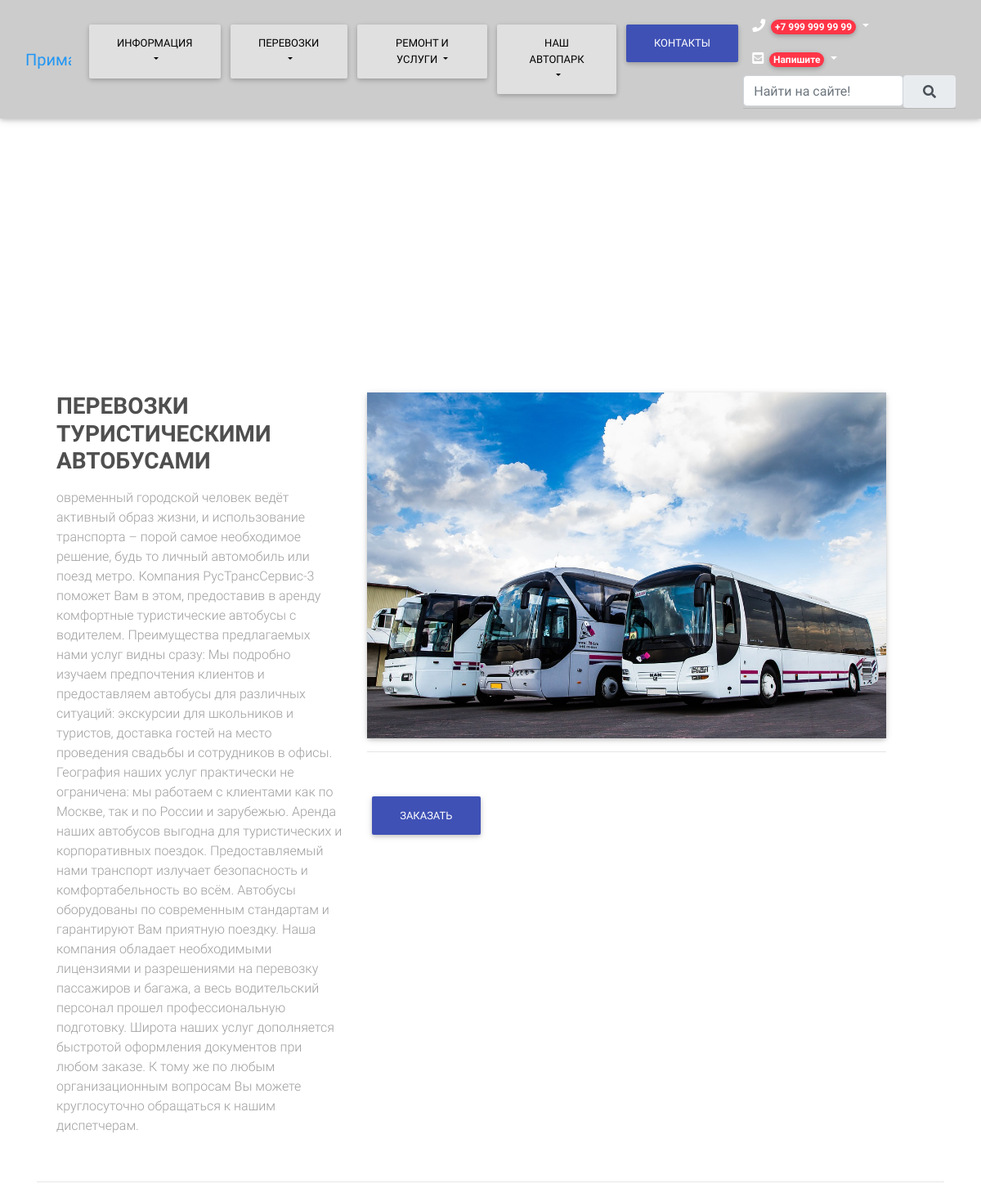
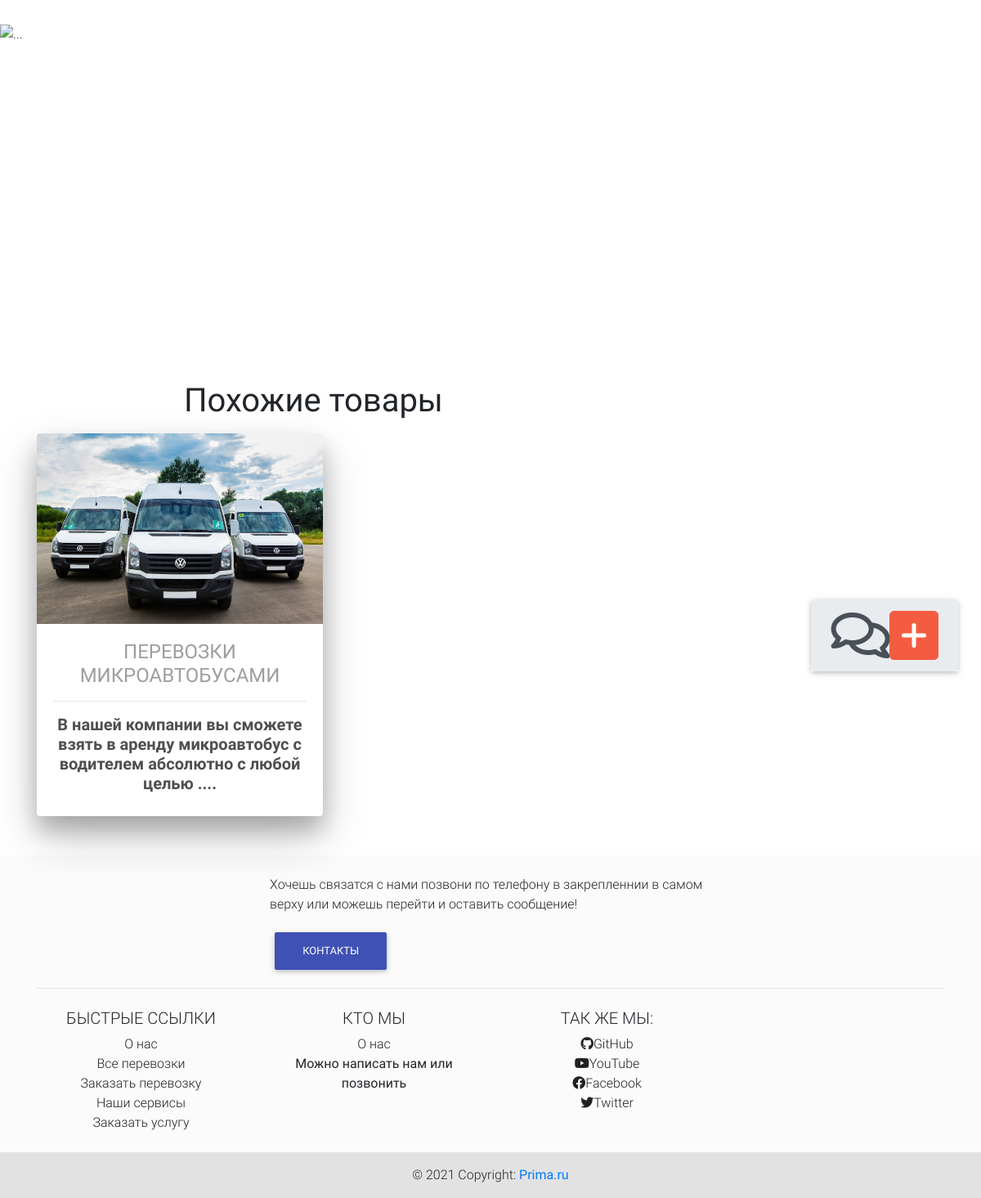
Page /transport/trans1 on the committed database (2 pictures, top to bottom).
### core/models.py (models this page shows, shortened)
class Transportation(models.Model):
    title = models.CharField("Название", max_length=100)
    descriptions = models.TextField("Описание")
    poster = models.ImageField("Картинка", upload_to="transports/")
    prelog = models.TextField("Описание c многоточием в оглавлении")
    url = models.SlugField(max_length=160, unique=True)
    price = models.PositiveIntegerField('Цена', default=0, help_text='Указываем сумму.')
    def get_absolute_url(self):
        return reverse("transport_detail", kwargs={"slug": self.url})
    class Meta:
        verbose_name = "Перевозка"
        verbose_name_plural = "Перевозки"

### core/views.py (the view)
# urls.py: path("transport/<slug:slug>", views.TransportationDetailView.as_view(), name='transport_detail'),
class TransportationDetailView(ServiceCategory, DetailView):
    model = Transportation
    slug_field = "url"
    template_name = "pages/transport_detail.html"

### templates/pages/transport_detail.html (shortened to what this page needs)
{% extends 'base.html' %}
{% load static %}
{% block content %}
<body>
  <div id="carousel-example-1z"
       class="carousel slide carousel-fade"
       data-ride="carousel"
       style="height: 60%;"
  >
  <ol class="carousel-indicators text-center">
    <li data-target="#video-carousel-example text-center" data-slide-to="0" class="active"></li>
    <li data-target="#video-carousel-example" data-slide-to="1"></li>
    <li data-target="#video-carousel-example" data-slide-to="2"></li>
  </ol>
  <div class="carousel-inner" role="listbox">
    <div class="carousel-item active">
      <video class="video-fluid w-100 p-3" autoplay loop muted>
        <source src="https://mdbootstrap.com/img/video/Tropical.mp4" type="video/mp4" />
      </video>
    </div>
  </div>
  <a class="carousel-control-prev" href="#video-carousel-example" role="button" data-slide="prev">
    <span class="carousel-control-prev-icon" aria-hidden="true"></span>
  </a>
  <a class="carousel-control-next" href="#video-carousel-example" role="button" data-slide="next">
    <span class="carousel-control-next-icon " aria-hidden="true"></span>
  </a>
</div>
  <main>
        <div class="container">
        <div class="row wow fadeIn">
          <div class="col-lg-5 col-xl-4 ml-xl-4 mb-4">
            <h3 class="mb-3 font-weight-bold dark-grey-text">
              <strong>{{ object.title }}</strong>
            </h3>
            <p class="grey-text">{{ object.descriptions }}</p>
          </div>
          <div class="col-lg-7 col-xl-7 mb-4">
            <div class=" overlay rounded z-depth-1">
             <img href="{{ object.get_absolute_url }}" src="/media/{{ object.poster }}" style="width: 100%;">
            </div>
                  <hr class="mb-5">
                        <a type="button" class="btn btn-indigo waves-effect waves-light" href="/transport/communication" role="button">Заказать</a>
          </div>
        </div>
        <hr class="mb-5">
    </div>
<div
  id="carouselBasicExample"
  class="carousel slide carousel-fade"
  data-mdb-ride="carousel" style="height: 400px;"
>
  <ol class="carousel-indicators">
    <li data-mdb-target="#carouselBasicExample" data-mdb-slide-to="0" class="active"></li>
  </ol>
  <div class="carousel-inner">
    <div class="carousel-item active">
      <img
        src="https://mdbootstrap.com/img/Photos/Slides/img%20(15).jpg"
        class="d-block w-100"
        alt="..."
      />
      <div class="carousel-caption d-none d-md-block">
        <h1><p><strong>Мы всегда готовы помочь вам с транспортом</strong></p></h1>
      </div>
    </div>
  </div>
</div>
    <div class="container-fluid">
      <div class="d-flex align-items-end " style="height: 100px;">
  <div class="col-10 ">
    <h1><p><strong>Похожие товары</strong></p></h1>
  </div>
</div>
        <div class="container">
        <div class="row wow fadeIn">
          {% for transPut in view.get_transPut %}
              {% if object == transPut %}
          {% else %}
          <div class="col-lg-4 col-md-6 mb-4">
            <div class="view card z-depth-4 zoom">
              <div class="view overlay">
                <img href="{{ transPut.get_absolute_url }}" src="/media/{{ transPut.poster }}" class="card-img-top"
                  alt="">
              </div>
              <div class="card-body text-center">
                <a  href="{{ transPut.get_absolute_url }}"  class="grey-text">
                  <h4>{{ transPut.title }}</h4>
                </a>
                   <hr>
                <h5>
                  <strong>
                    <a href="{{ transPut.get_absolute_url }}" class="dark-grey-text">{{ transPut.prelog }}
                    </a>
                  </strong>
                </h5>
              </div>
            </div>
          </div>
      {% endif %}
    {% endfor %}
        </div>
        </div>
    </div>
 </main>
</body>
{% endblock content %}

### templates/base.html (shortened to what this page needs)
{% include 'include/header.html' %}
{% include 'include/navbar.html' %}
</head>
<body>
{% block content  %}
{% endblock content %}
{% include 'include/footor.html' %}
{% include 'include/scripts.html' %}

### templates/include/header.html (shortened to what this page needs)
<!DOCTYPE html>
<head>
  {% load static %}
    <link rel="stylesheet" href="https://use.fontawesome.com/releases/v5.11.2/css/all.css">
  <link href="{% static 'css/bootstrap2.css' %}" rel="stylesheet">
  <link href="{% static 'css/mdb2.css' %}" rel="stylesheet">
  <link href="{% static 'css/style5.css' %}" rel="stylesheet">
  <link href="{% static 'css/style.from_nav1.css' %}" rel="stylesheet">

### templates/include/navbar.html (shortened to what this page needs)
{% load static %}
{% load clothes_tag %}
  <nav class="navbar fixed-top navbar-expand-lg navbar-dark scrolling-navbar">
    <div class="container-fluid">
      <a class="navbar-brand waves-effect" href="/">
        <strong class="blue-text">Прима</strong>
      </a>
      <div class="collapse navbar-collapse" id="navbarSupportedContent">
        <ul class="navbar-nav mr-auto">
            <li>
                    <div class="dropdown">
                                    <button class="btn btn-light dropdown-toggle" type="button" data-toggle="dropdown">
                                        Информация
                                    </button>
                    </div>
            </li>
            <li>
                    <div class="dropdown">
                                    <button class="btn btn-light dropdown-toggle" type="button" data-toggle="dropdown">
                                        Перевозки
                                    </button>
                    </div>
            </li>
            <li class="nav-item active">
                                  <div class="dropdown">
                                    <button class="btn btn-light dropdown-toggle" type="button" data-toggle="dropdown">
                                        Ремонт и услуги
                                    </button>
                    </div>
            </li>
            <li>
            <div class="dropdown">
                            <button class="btn btn-light dropdown-toggle" type="button" data-toggle="dropdown">
                                Наш автопарк
                            </button>
            </div>
            </li>
            <li class="nav-item active">
              <a type="button" class="btn btn-indigo" href="/transport/communication" role="button">Контакты</a>
          </li>
        </ul>
          <ul id="dpl-navbar-new-right-buttons" class="navbar-nav ms-auto d-flex flex-row">
          <li class="nav-item me-3 me-lg-0 dropdown">
            <a class="nav-link dropdown-toggle hidden-arrow" role="button" alt="Notifications" data-mdb-toggle="dropdown" aria-haspopup="true" aria-expanded="true">
              <i class="fas fa-phone" alt="Notifications"></i>
              <span  class="badge rounded-pill badge-notification bg-danger" alt="Notifications" style="">+7 999 999 99 99</span>
            </a>
            <a  href="mailto:example@example.ru" class="nav-link dropdown-toggle hidden-arrow" role="button" alt="Notifications" data-mdb-toggle="dropdown" aria-haspopup="true" aria-expanded="true">
              <i class="fas fa-envelope-square"></i>
              <span  class="badge rounded-pill badge-notification bg-danger" alt="Notifications" style="">Напишите</span>
            </a>
            <div id="mdb-5-search-container">
                <form action="{% url 'search' %}"
                      class="d-none d-md-flex input-group w-auto my-auto"
                      method="get"
                >
                  <input id="mdb-5-search-input"
                         autocomplete="off"
                         name="q"
                         type="search" class="form-control rounded"
                         placeholder="Найти на сайте!">
                    <span class="input-group-text border-0">
                    <span class="input-group-text border-0">
          <i class="fas fa-search" id="mdb-5-search-icon"></i>
                    </span></span>
                </form>
                <div id="mdb-5-search-dropdown" class="rounded shadow-5">
                  <hr class="my-0">
                </div>
              </div>
            </ul>
        </div>
  </div>
  </nav>

### templates/include/footor.html (shortened to what this page needs)
<div class="z-depth-1" style="position: fixed;z-index:4;right: 0;top: 75%;
margin-right:2.3%;">
<span class="input-group-text border-0">
<span class="input-group-text border-0">
<i class="far fa-comments fa-4x"></i>
     <div class="cube">
    <div class="plus">
      <div class="plus-vertical"></div>
    </div>
    <div class="quadrant">
      <div class="quadrant__item">
    <a href="https://t.me/WixTaxi">
                   <div class="quadrant__item__content">
        </div></a>
      </div>
      <div class="quadrant__item">
        <a href="https://wa.me/79856491987">
                       <div class="quadrant__item__content">
        </div></a>
      </div>
      <div class="quadrant__item">
           <a href="/transport/communication">
        <div class="quadrant__item__content">
        </div></a>
      </div>
      <div class="quadrant__item">
          <a href="tel:+79856491987">
        <div class="quadrant__item__content">
        </div>
              </a>
      </div>
    </div>
  </div>
    </div>
<footer id="mdb-footer" class="mt-4" style="background-color: #fbfbfb;">
    <div class="container py-4">
        <div class="row d-flex justify-content-center">
            <div class="col-xl-6">
                <p>Хочешь связатся с нами позвони по телефону в закрепленнии в самом верху или можешь перейти и оставить сообщение!</p>
                <div id="mc_embed_signup">
                    <form action="https://mdbootstrap.us16.list-manage.com/subscribe/post?u=461480655ccce528d909d3f42&amp;id=cfeac578b2" method="post" id="mc-embedded-subscribe-form" name="mc-embedded-subscribe-form" class="validate" novalidate="novalidate" target="_blank">
                        <div id="mc_embed_signup_scroll" class="row">
                            <div class="col-auto">
                                <a type="button" class="btn btn-indigo" href="/transport/communication" role="button">Контакты</a>
                            </div>
                        </div>
                    </form>
                </div>
            </div>
        </div>
          <hr class="mb-4">
          <div class="row text-center text-md-start">
            <div class="col-lg-3 col-md-6 mb-4 mb-md-0">
              <h5 class="text-uppercase">Быстрые ссылки</h5>
              <ul class="list-unstyled mb-0">
                <li>
                  <a href="/abouts/" class="text-dark">О нас</a>
                </li>
                <li>
                  <a href="transport" class="text-dark">Все перевозки</a>
                </li>
                <li>
                  <a href="/transport/communication" class="text-dark">Заказать перевозку</a>
                </li>
                <li>
                  <a href="/servicese/" class="text-dark">Наши сервисы</a>
                </li>
                <li>
                  <a href="/servicese/communication" class="text-dark">Заказать услугу</a>
                </li>
              </ul>
            </div>
            <div class="col-lg-3 col-md-6 mb-4 mb-md-0">
              <h5 class="text-uppercase">Кто мы</h5>
              <ul class="list-unstyled mb-0">
                <li>
                  <a href="/abouts/" class="text-dark">О нас</a>
                </li>
                <li>
                  <strong>Можно написать нам или позвонить </strong>
                </li>
              </ul>
            </div>
            <div class="col-lg-3 col-md-6 mb-4 mb-md-0">
              <h5 class="text-uppercase">Так же мы:</h5>
              <ul class="list-unstyled">
                <li>
                  <a href="https://github.com/mdbootstrap/mdb-ui-kit" rel="nofollow" target="_blank" class="text-dark"><i class="fab fa-github me-2"></i>GitHub</a>
                </li>
                <li>
                  <a href="https://www.youtube.com/channel/UC5CF7mLQZhvx8O5GODZAhdA" rel="nofollow" target="_blank" class="text-dark"><i class="fab fa-youtube me-2"></i>YouTube</a>
                </li>
                <li>
                  <a href="https://www.facebook.com/mdbootstrap" rel="nofollow" target="_blank" class="text-dark"><i class="fab fa-facebook me-2"></i>Facebook</a>
                </li>
                <li>
                  <a href="https://twitter.com/MDBootstrap" rel="nofollow" target="_blank" class="text-dark"><i class="fab fa-twitter me-2"></i>Twitter</a>
                </li>
              </ul>
            </div>
          </div>
            </div>
    <div class="text-center p-3" style="background-color: rgba(0,0,0,0.1);">© 2021
        Copyright:
        <a class="" href="/"><strong>Prima.ru</strong></a>
    </div>
</footer>

### templates/include/scripts.html (shortened to what this page needs)
{% load static %}
</body>
</html>

### rows in the picture
Transportation: title "ПЕРЕВОЗКИ ТУРИСТИЧЕСКИМИ АВТОБУСАМИ", descriptions "овременный городской человек ведёт активный образ жизни, и использование транспорта – порой самое необходимое решение, будь то личный автомобиль или поезд метро. Компания РусТрансСервис-3 поможет Вам в этом, предоставив в аренду комфортные туристические автобусы с водителем. Преимущества предлагаемых нами услуг видны сразу: Мы подробно изучаем предпочтения клиентов и предоставляем автобусы для различных ситуаций: экскурсии для школьников и туристов, доставка гостей на место проведения свадьбы и сотрудников в офисы. География наших услуг практически не ограничена: мы работаем с клиентами как по Москве, так и по России и зарубежью. Аренда наших автобусов выгодна для туристических и…", poster (picture)
Transportation: poster (picture)
